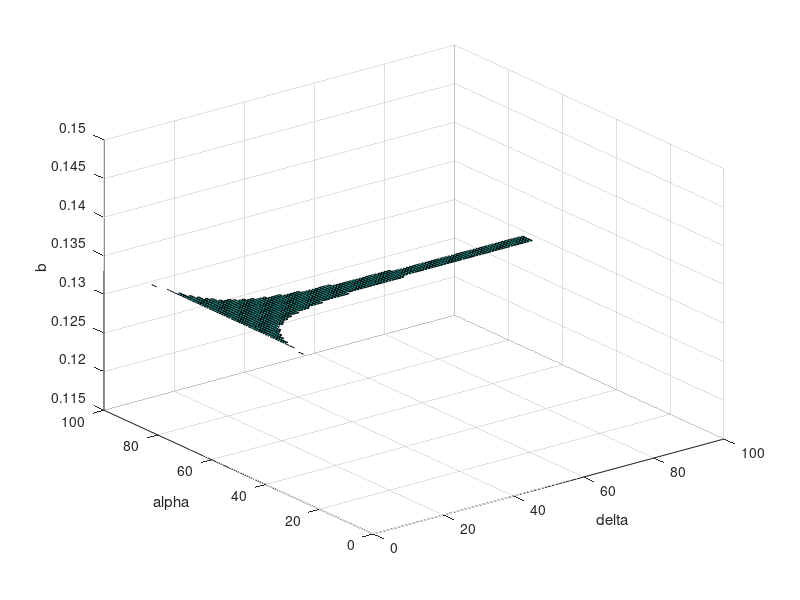

This chart was generated by the following MATLAB code:
% Draw the Equilibrium Manifold parameterized by alpha, delta, b:

npts = 100;

% Fixed parameters:
l = 1;

%cum_space = zeros(npts, npts);

%for b = linspace(0, 1.5, 50)
for b = 0.2188/1.65
    space = zeros(npts, npts); % 2d space for (alpha, delta)
    
    alpha_i = linspace(0, 90, npts);
    delta_i = linspace(0, 90, npts);
    
    % Plot boundary lines:
%     c = b./(2*sqrt(3)*l*sin(delta_i/180*pi));
%     acosc = acos(c);
%     acosc(imag(acosc)~=0) = NaN;
    %plot(delta_i, (acosc-pi/6)/pi*180); hold on;
    %plot(delta_i, (-acosc-pi/6 + pi)/pi*180); hold on;
    %alpha2 = (acos(b./(2*sqrt(3)*l*sin(delta_i/180*pi))) - pi/6) * 180/pi;
    %alpha1(imag(alpha1)~=0) = NaN;
    %alpha2(imag(alpha2)~=0) = NaN;
    %plot(delta_i, alpha1, delta_i, alpha2);
    
    %return;
    [A,D] = meshgrid(alpha_i, delta_i);
    Z = A*0 + NaN;
    S = A*0 + NaN;
    
    
        for x = 1:npts
            for y = 1:npts
                alpha = alpha_i(x)/180*pi;
                delta = delta_i(y)/180*pi;
                if l*sin(delta)*abs(cos(alpha + pi/6)) < b/(2*sqrt(3)) ...
                && sin(alpha + pi/6) < 3*l*sin(delta)/(2*b)
                    Z(x, y) = b;
                    u = sin(delta) * cos(alpha + pi/6.0);
h = cos(delta)/(2.0*u) * (l*u + sqrt(b*b/3.0 - 3.0*l*l*u*u) - b/sqrt(3.0));
                    % Saddle lengths
                    S(x, y) = sqrt(h*h + b*b/3.0 + l*l*sin(delta)*sin(delta) ...
           - 2.0/sqrt(3.0)*l*b*sin(delta)*cos(alpha - pi/6.0) );
                end
            end
        end
    
    s = surf(A, D, Z);
    %hold on;
    %s.EdgeColor = 'none';
    %surf(A, D, S);
    %cum_space(boolean(space)) = b;
end

%imagesc([0, delta_i(end)/pi*180], [0, alpha_i(end)/pi*180], cum_space);

%set(gca,'YDir','normal');
ylabel('alpha'); % y axis = axis 1
xlabel('delta'); % x axis = axis 2
zlabel('b');